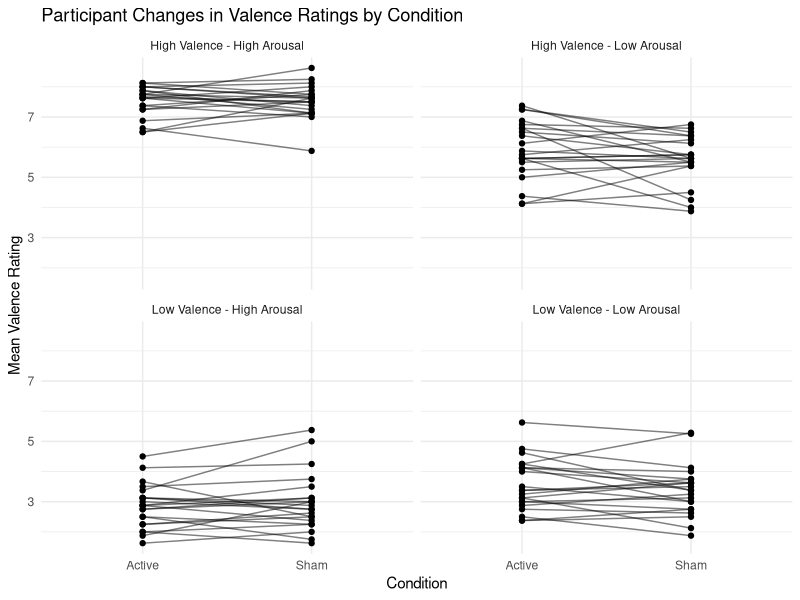
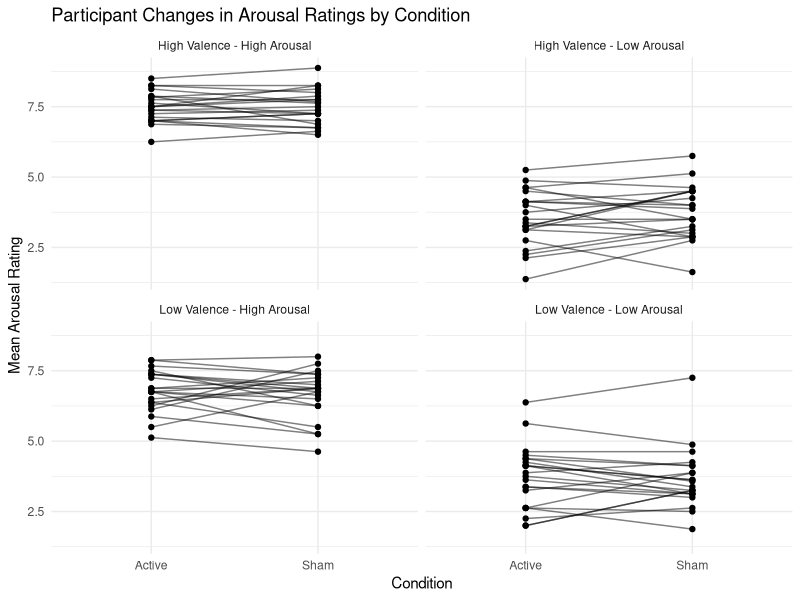
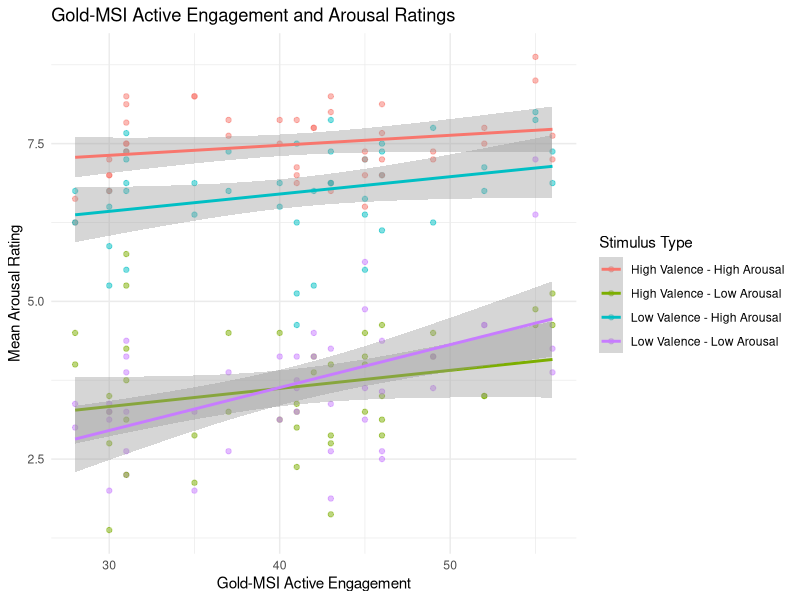
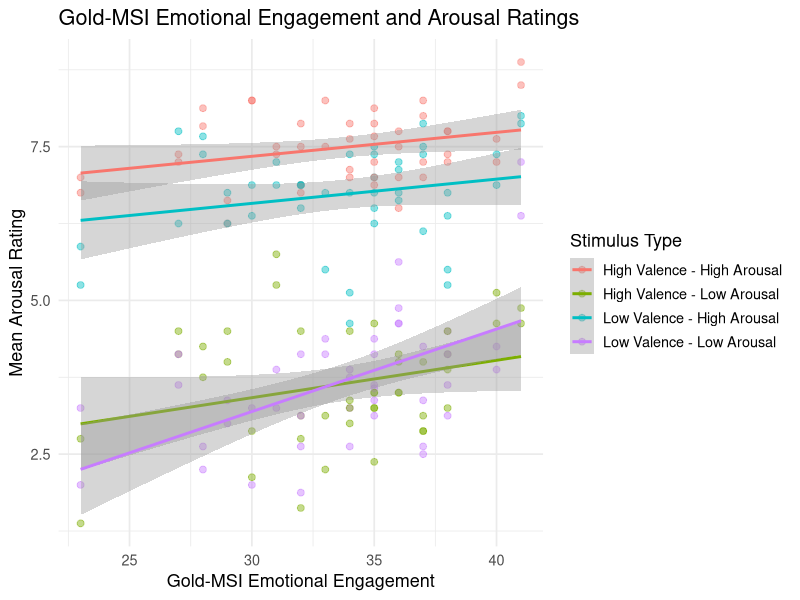

Recreate these plots in R, in order.
############################################################
# Music Motor Study Analysis
# Purpose:
# This script creates simple graphs to explore:
# 1. Valence ratings in Active vs Sham conditions
# 2. Arousal ratings in Active vs Sham conditions
# 3. The relationship between Gold-MSI subscales and arousal
############################################################


##############################
# 1. Load required package
##############################

library(ggplot2)


##############################
# 2. Load the dataset
##############################

data <- read.csv("data/processed/music_task_data_participant-level.csv")


##############################
# 3. Preview the data
##############################

# View the first few rows
head(data)

# Check variable names
names(data)


############################################################
# PART A: Valence and Arousal Ratings
# Compare Active vs Sham conditions across stimulus types
############################################################


##############################
# 4. Valence ratings plot
##############################

# This plot shows how each participant's mean valence rating
# changes between the Active and Sham conditions.
# Each panel represents one stimulus type.

ggplot(data, aes(x = condition,
                 y = meanValenceRating,
                 group = participant)) +
  geom_point() +
  geom_line(alpha = 0.5) +
  facet_wrap(~ stimuliType) +
  labs(
    title = "Participant Changes in Valence Ratings by Condition",
    x = "Condition",
    y = "Mean Valence Rating"
  ) +
  theme_minimal()


##############################
# 5. Arousal ratings plot
##############################

# This plot shows how each participant's mean arousal rating
# changes between the Active and Sham conditions.
# Each panel represents one stimulus type.

ggplot(data, aes(x = condition,
                 y = meanArousalRating,
                 group = participant)) +
  geom_point() +
  geom_line(alpha = 0.5) +
  facet_wrap(~ stimuliType) +
  labs(
    title = "Participant Changes in Arousal Ratings by Condition",
    x = "Condition",
    y = "Mean Arousal Rating"
  ) +
  theme_minimal()


############################################################
# PART B: Gold-MSI and Arousal Ratings
# Explore whether musical engagement is related to arousal
############################################################


##############################
# 6. Active engagement vs arousal
##############################

# This plot examines whether people with higher
# Gold-MSI Active Engagement scores tend to give
# higher arousal ratings.

ggplot(data, aes(x = GoldMSI_ActiveEngagement_63,
                 y = meanArousalRating,
                 color = stimuliType)) +
  geom_point(alpha = 0.5) +
  geom_smooth(method = "lm", se = TRUE) +
  labs(
    title = "Gold-MSI Active Engagement and Arousal Ratings",
    x = "Gold-MSI Active Engagement",
    y = "Mean Arousal Rating",
    color = "Stimulus Type"
  ) +
  theme_minimal()


##############################
# 7. Emotional engagement vs arousal
##############################

# This plot examines whether people with higher
# Gold-MSI Emotional Engagement scores tend to give
# higher arousal ratings.

ggplot(data, aes(x = GoldMSI_Emotions_42,
                 y = meanArousalRating,
                 color = stimuliType)) +
  geom_point(alpha = 0.45, size = 2) +
  geom_smooth(method = "lm", se = TRUE) +
  labs(
    title = "Gold-MSI Emotional Engagement and Arousal Ratings",
    x = "Gold-MSI Emotional Engagement",
    y = "Mean Arousal Rating",
    color = "Stimulus Type"
  ) +
  theme_minimal(base_size = 13)
